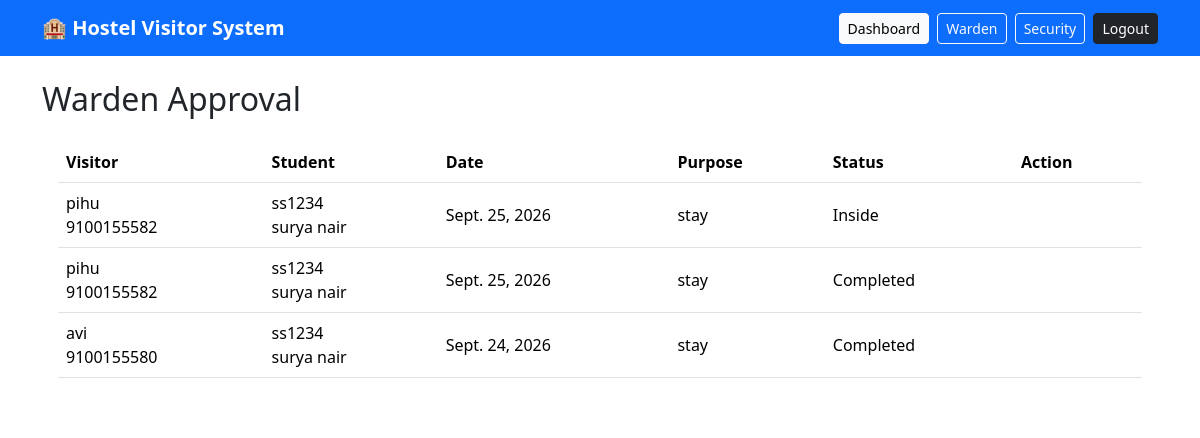
Page /visitors/warden/ (signed in) on the committed database.
### visitors/models.py (models this page shows, shortened)
class VisitorRequest(models.Model):
    STATUS=[('Pending','Pending'),('Approved','Approved'),('Rejected','Rejected'),('Inside','Inside'),('Completed','Completed')]
    student=models.ForeignKey(Student,on_delete=models.CASCADE,related_name='visitor_requests')
    visitor=models.ForeignKey(Visitor,on_delete=models.CASCADE,related_name='requests')
    purpose=models.TextField()
    visit_date=models.DateField()
    status=models.CharField(max_length=20,choices=STATUS,default='Pending')
    entry_time=models.DateTimeField(null=True,blank=True)
    exit_time=models.DateTimeField(null=True,blank=True)
    created_at=models.DateTimeField(auto_now_add=True)
    class Meta: ordering=['-created_at']

class Visitor(models.Model):
    name=models.CharField(max_length=100)
    phone=models.CharField(max_length=20)
    email=models.EmailField(blank=True)
    id_proof=models.CharField(max_length=100)
    created_at=models.DateTimeField(auto_now_add=True)

### accounts/models.py (models this page shows, shortened)
class Student(models.Model):
    user=models.OneToOneField(User,on_delete=models.CASCADE,related_name='student_profile')
    student_id=models.CharField(max_length=30,unique=True)
    phone=models.CharField(max_length=20)
    room_number=models.CharField(max_length=20)
    hostel_block=models.CharField(max_length=50)

### visitors/views.py (the view)
# urls.py: path('warden/',views.warden_requests,name='warden_requests'),
@user_passes_test(staff)
def warden_requests(request):
    return render(request,'visitors/warden.html',{'requests':VisitorRequest.objects.select_related('visitor','student','student__user')})

### visitors/views.py (called while the page is built)
def staff(u): return u.is_staff or u.is_superuser

### templates/visitors/warden.html
{% extends 'base.html' %}{% block content %}<h2>Warden Approval</h2><div class="card"><div class="card-body table-responsive"><table class="table"><tr><th>Visitor</th><th>Student</th><th>Date</th><th>Purpose</th><th>Status</th><th>Action</th></tr>{% for r in requests %}<tr><td>{{r.visitor.name}}<br>{{r.visitor.phone}}</td><td>{{r.student.student_id}}<br>{{r.student.user.get_full_name}}</td><td>{{r.visit_date}}</td><td>{{r.purpose}}</td><td>{{r.status}}</td><td>{% if r.status == 'Pending' %}<a class="btn btn-success btn-sm" href="/visitors/warden/{{r.id}}/Approved/">Approve</a> <a class="btn btn-danger btn-sm" href="/visitors/warden/{{r.id}}/Rejected/">Reject</a>{% endif %}</td></tr>{% empty %}<tr><td colspan="6">No requests.</td></tr>{% endfor %}</table></div></div>{% endblock %}

### static/css/style.css (style rules this page uses)
body { font-family:system-ui,-apple-system,Segoe UI,Roboto,sans-serif }
.card { border:0;border-radius:14px }
.table { vertical-align:middle }

### rows in the picture
VisitorRequest: visitor.name "pihu", visitor.phone "9100155582", student.student_id "ss1234", student.user.get_full_name "surya nair", visit_date "Sept. 25, 2026", purpose "stay", status "Inside"
VisitorRequest: visitor.name "pihu", visitor.phone "9100155582", student.student_id "ss1234", student.user.get_full_name "surya nair", visit_date "Sept. 25, 2026", purpose "stay", status "Completed"
VisitorRequest: visitor.name "avi", visitor.phone "9100155580", student.student_id "ss1234", student.user.get_full_name "surya nair", visit_date "Sept. 24, 2026", purpose "stay", status "Completed"
